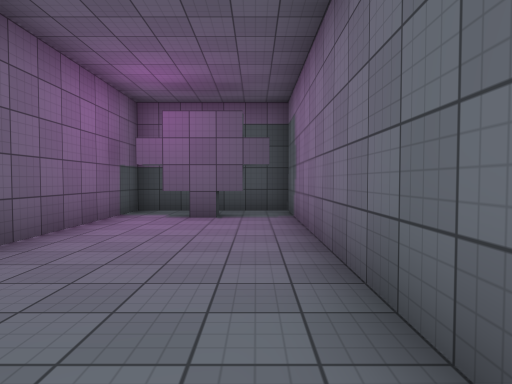
View 1 (above)

16 first-person views from a walk through a Unity game level. The camera is 1.4 m above the floor, tilts 2° down and sees 75° across. The floor is counted in squares, 2 m on a side. Each view is taken from the middle of a square. On the plan, view 1 faces up. The plan holds only what a view shows up to about 10 squares ahead; the rest is blank. The place goes on beyond the plan. Surface patterns are stand-ins for the level's own textures.

View 2
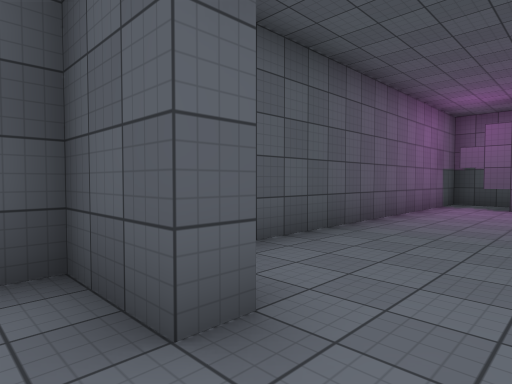

View 3
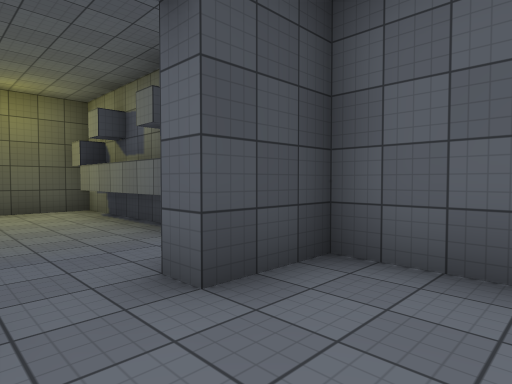

View 4
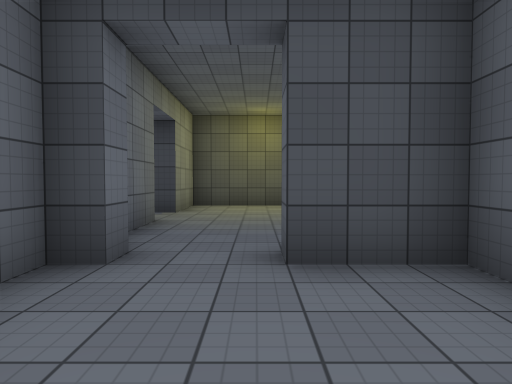

View 5
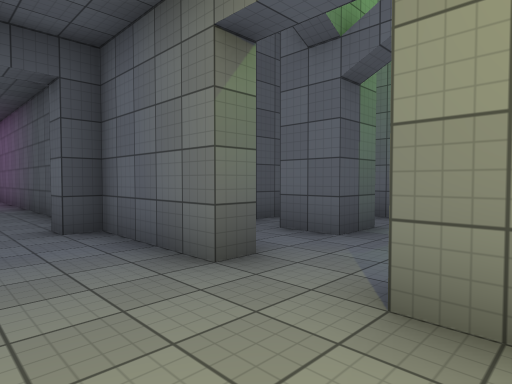

View 6
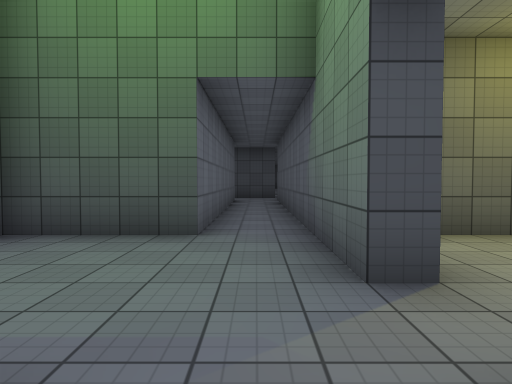

View 7
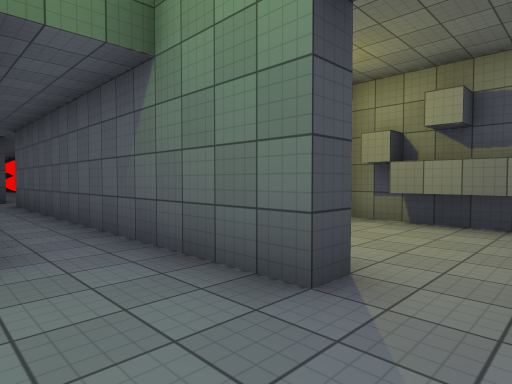

View 8
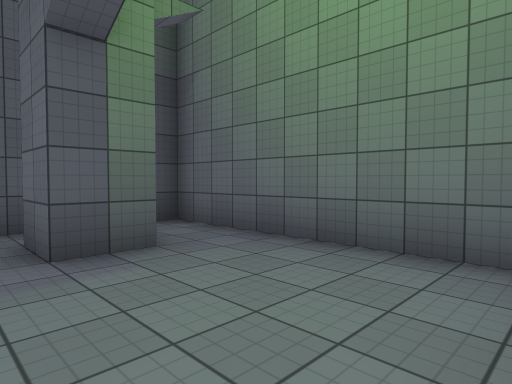

View 9
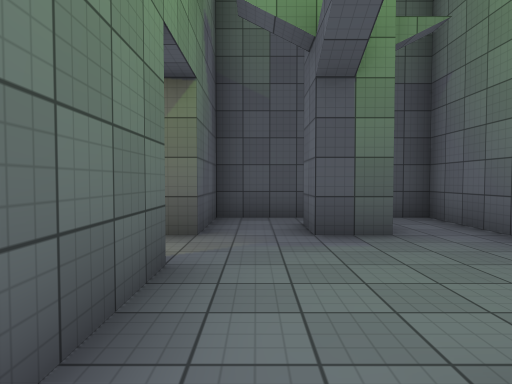

View 10
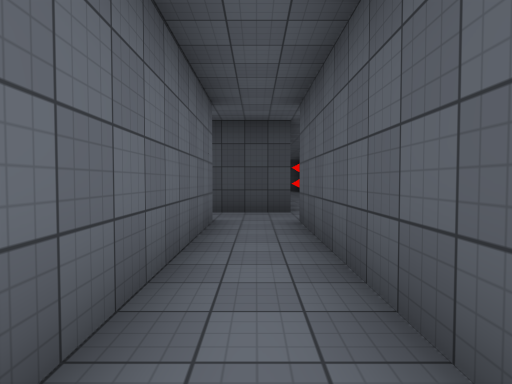

View 11
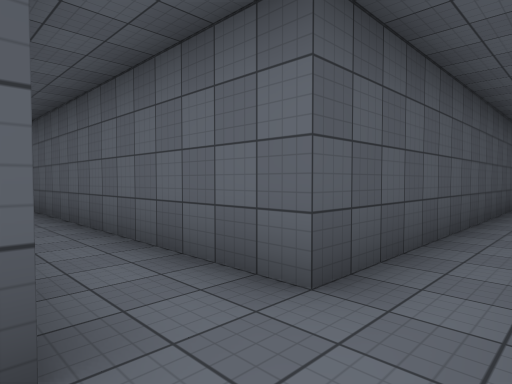

View 12
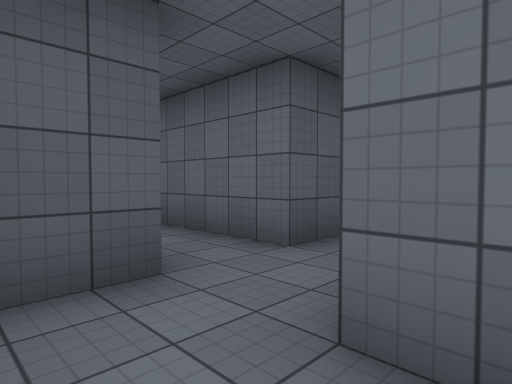

View 13
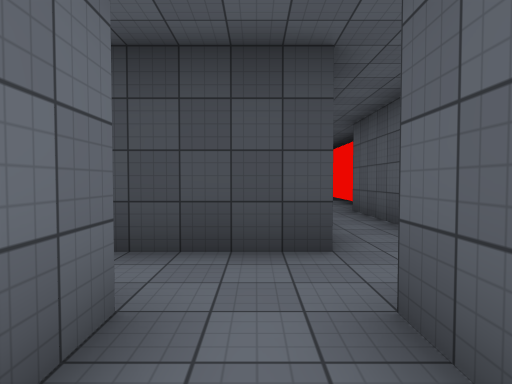

View 14
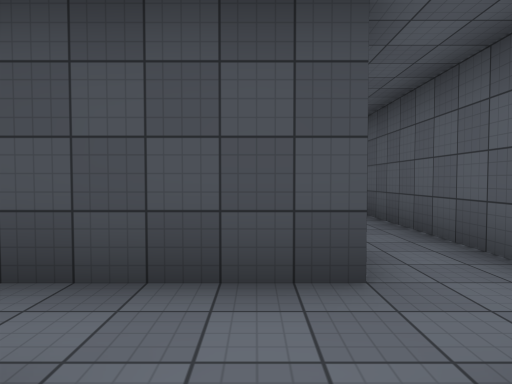

View 15
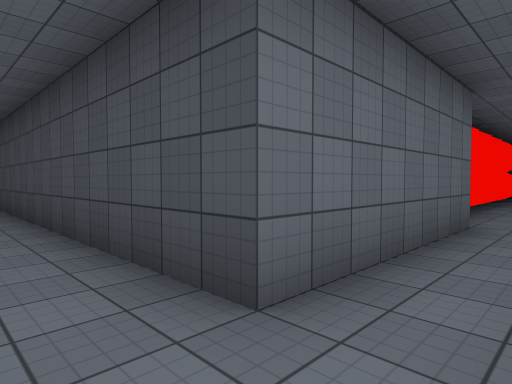

View 16
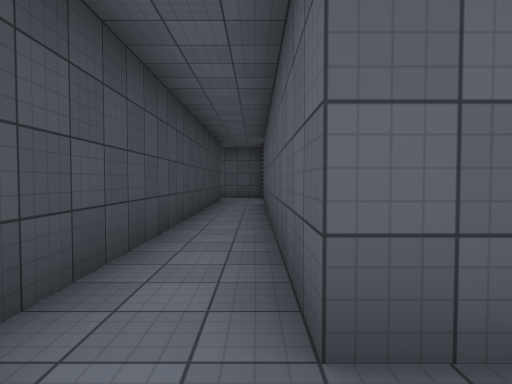

### Floor plan
Ten units are one square. View 1 is at (0, 0); x grows to the right and y downward. Boxes are objects, and circles mark ways between rooms. Rooms are numbered by the first view taken in them; rooms with no view inside come last. Other rooms are left out.
<svg viewBox="-32 -83 227 307">
<path fill="none" stroke="#000" d="M8 -2 8 -78 -27 -78 -27 17 -12 17 -12 22 -27 22 -27 28M-23 40 -23 72M8 48 8 22 2 22 2 17 8 17 8 12M-27 49 -27 82 8 82 8 62M8 62 12 62 12 158M39 48 27 48 27 38M27 158 27 82 53 82 53 28 12 28 12 48 8 48M118 150 118 158 27 158M12 158 2 158M12 219 12 172 115 172M-3 179 -3 218"/>
<circle cx="10" cy="55" r="3" fill="#2a7"/>
<circle cx="20" cy="160" r="3" fill="#2a7"/>
<text x="-10" y="0">1</text>
<text x="30" y="70">2</text>
<text x="190" y="170">3</text>
</svg>
Room 1 opens to room 2. Room 2 opens to room 3.

Where each view was taken, in squares from view 1:
view 1: 0 up, 0 right, facing up
view 2: 3 down, 0 right, facing up-left
view 3: 0 up, 0 right, facing down-left
view 4: 1 up, 1 left, facing down
view 5: 7 down, 1 left, facing up-right
view 6: 4 down, 2 right, facing down
view 7: 5 down, 3 right, facing down-left
view 8: 8 down, 2 right, facing up-right
view 9: 9 down, 2 right, facing up
view 10: 10 down, 2 right, facing down
view 11: 17 down, 1 right, facing up-right
view 12: 18 down, 0 right, facing up-right
view 13: 14 down, 2 right, facing down
view 14: 15 down, 2 right, facing down
view 15: 16 down, 0 right, facing down-right
view 16: 16 down, 13 right, facing left
